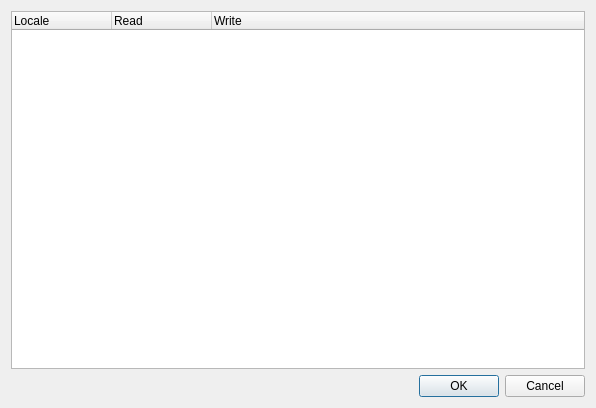
<?xml version="1.0" encoding="UTF-8"?>
<ui version="4.0">
 <class>Dialog</class>
 <widget class="QDialog" name="Dialog">
  <property name="geometry">
   <rect>
    <x>0</x>
    <y>0</y>
    <width>596</width>
    <height>408</height>
   </rect>
  </property>
  <property name="windowTitle">
   <string>Permission Properties</string>
  </property>
  <layout class="QGridLayout" name="gridLayout">
   <item row="0" column="0">
    <widget class="QTreeWidget" name="treeWidget">
     <property name="rootIsDecorated">
      <bool>true</bool>
     </property>
     <property name="wordWrap">
      <bool>false</bool>
     </property>
     <property name="headerHidden">
      <bool>false</bool>
     </property>
     <attribute name="headerVisible">
      <bool>true</bool>
     </attribute>
     <attribute name="headerDefaultSectionSize">
      <number>100</number>
     </attribute>
     <column>
      <property name="text">
       <string>Locale</string>
      </property>
     </column>
     <column>
      <property name="text">
       <string>Read</string>
      </property>
     </column>
     <column>
      <property name="text">
       <string>Write</string>
      </property>
     </column>
    </widget>
   </item>
   <item row="1" column="0">
    <widget class="QDialogButtonBox" name="buttonBox">
     <property name="orientation">
      <enum>Qt::Horizontal</enum>
     </property>
     <property name="standardButtons">
      <set>QDialogButtonBox::Cancel|QDialogButtonBox::Ok</set>
     </property>
    </widget>
   </item>
  </layout>
 </widget>
 <resources/>
 <connections>
  <connection>
   <sender>buttonBox</sender>
   <signal>accepted()</signal>
   <receiver>Dialog</receiver>
   <slot>accept()</slot>
   <hints>
    <hint type="sourcelabel">
     <x>248</x>
     <y>254</y>
    </hint>
    <hint type="destinationlabel">
     <x>157</x>
     <y>274</y>
    </hint>
   </hints>
  </connection>
  <connection>
   <sender>buttonBox</sender>
   <signal>rejected()</signal>
   <receiver>Dialog</receiver>
   <slot>reject()</slot>
   <hints>
    <hint type="sourcelabel">
     <x>316</x>
     <y>260</y>
    </hint>
    <hint type="destinationlabel">
     <x>286</x>
     <y>274</y>
    </hint>
   </hints>
  </connection>
 </connections>
</ui>
